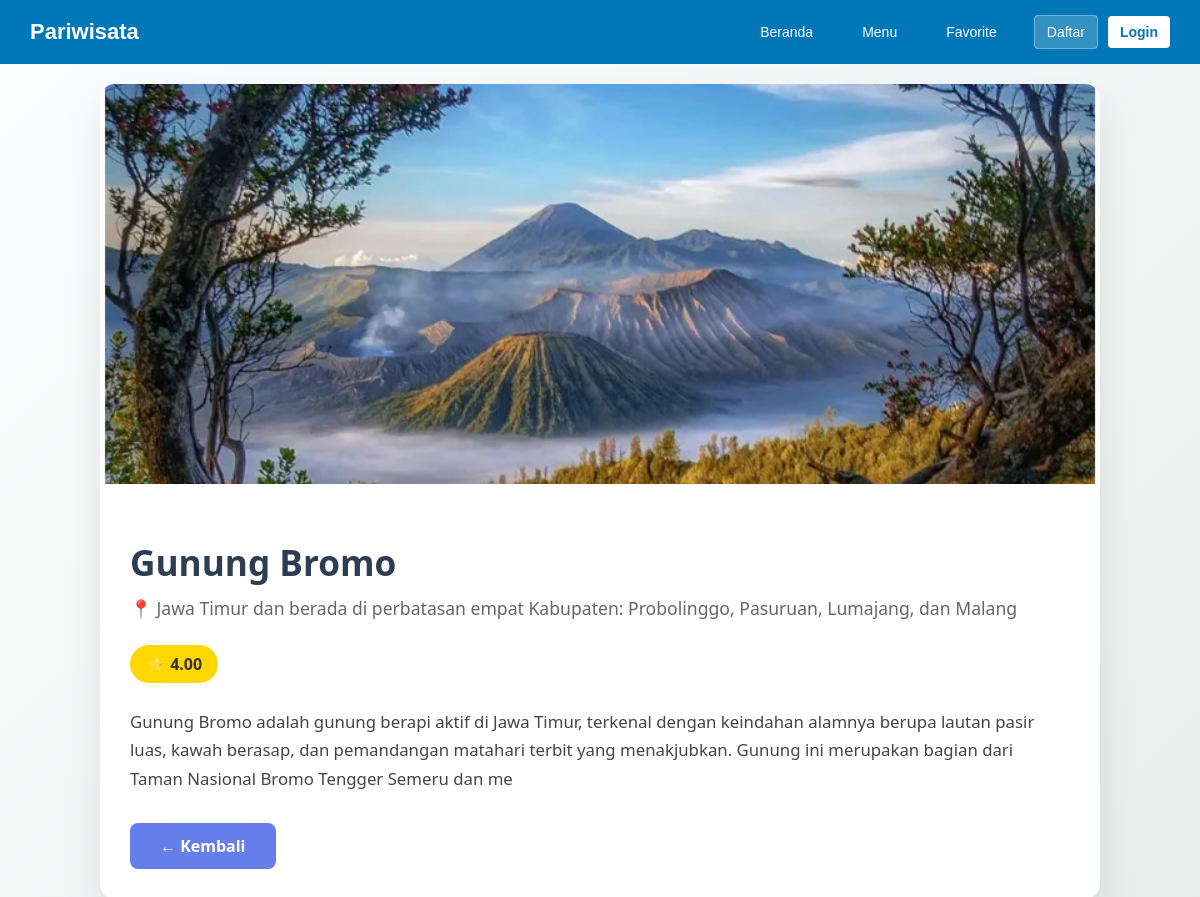
Screenshot of /user/detail.php?id=1 with the database file from the repository.
### tables this page shows
CREATE TABLE `wisata` (
  `id_wisata` int(11) NOT NULL,
  `nama_wisata` varchar(255) NOT NULL,
  `deskripsi` varchar(255) NOT NULL,
  `lokasi` varchar(255) NOT NULL,
  `gambar` text NOT NULL,
  `rating` decimal(3,2) NOT NULL,
  `id_kategori` int(11) NOT NULL
);

### user/detail.php (the view, shortened to what this page needs)
<?php
include "../koneksi.php";
include "../navbar.php";
$id = $_GET['id'] ?? 0;
$query = mysqli_query($koneksi, "SELECT * FROM wisata WHERE id_wisata = '$id'");
$data = mysqli_fetch_assoc($query);
?>
<!DOCTYPE html>
<html lang="id">
<head>
</head>
<body>
<div class="container">
  <div class="hero">
    <img src="../img/<?php echo $data['gambar']; ?>" alt="<?php echo $data['nama_wisata']; ?>">
  </div>
  <div class="content">
    <h1><?php echo $data['nama_wisata']; ?></h1>
    <div class="location">📍 <?php echo $data['lokasi']; ?></div>
    <div class="rating">⭐ <?php echo $data['rating'] ?? '4.5'; ?></div>
    <div class="description">
      <?php echo !empty($data['deskripsi']) ? nl2br($data['deskripsi']) : 'Belum ada deskripsi.'; ?>
    </div>
    <a href="beranda.php" class="btn">← Kembali</a>
  </div>
</div>
</body>
</html>

### user/detail.php (style rules this page uses)
body { font-family: 'Segoe UI', sans-serif; background: linear-gradient(135deg, #fdfeffff, #e9eeecff); margin: 0; padding: 0; min-height: 100vh; }
.container { max-width: 1000px; margin: 0 auto; background: white; border-radius: 15px; overflow: hidden; box-shadow: 0 20px 40px rgba(0,0,0,0.1); margin-top: 20px; }
.hero { height: 400px; overflow: hidden; }
.hero img { width: 100%; height: 100%; object-fit: cover; }
.content { padding: 30px; }
h1 { color: #2c3e50; margin-bottom: 10px; font-size: 2.2rem; }
.location { color: #666; font-size: 1.1rem; margin-bottom: 25px; display: flex; align-items: center; gap: 8px; }
.rating { background: #ffd700; color: #333; padding: 8px 16px; border-radius: 20px; font-weight: bold; display: inline-block; margin-bottom: 25px; }
.description { line-height: 1.7; color: #444; font-size: 1.05rem; margin-bottom: 30px; }
.btn { display: inline-block; padding: 12px 30px; background: #667eea; color: white; text-decoration: none; border-radius: 8px; font-weight: 600; transition: 0.3s; }

### rows the page displays
wisata: gambar (picture), nama_wisata "Gunung Bromo", lokasi "Jawa Timur dan berada di perbatasan empat Kabupaten: Probolinggo, Pasuruan, Lumajang, dan Malang", rating "4.00", deskripsi "Gunung Bromo adalah gunung berapi aktif di Jawa Timur, terkenal dengan keindahan alamnya berupa lautan pasir luas, kawah berasap, dan pemandangan matahari terbit yang menakjubkan. Gunung ini merupakan bagian dari Taman Nasional Bromo Tengger Semeru dan me"
